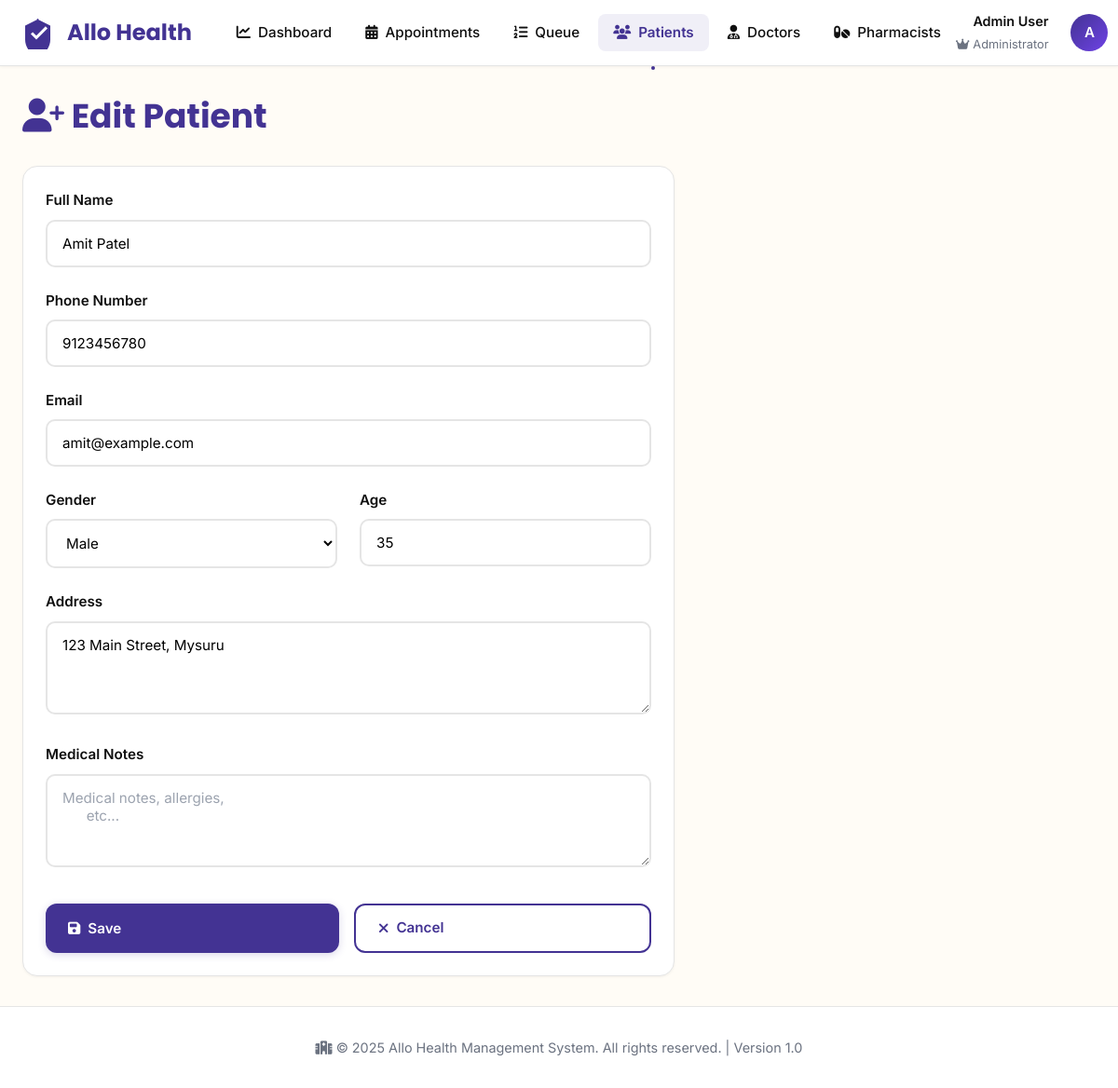
Page /patients/1/edit (signed in) on the committed database.
### app.py (models this page shows, shortened)
class User(UserMixin, db.Model):
    __tablename__ = 'users'
    id = db.Column(db.Integer, primary_key=True)
    emp_no = db.Column(db.String(80), unique=True, nullable=False, index=True)
    email = db.Column(db.String(120), unique=True, nullable=False, index=True)
    password_hash = db.Column(db.String(255), nullable=False)
    full_name = db.Column(db.String(120))
    role = db.Column(db.String(20), nullable=False, default='receptionist')  # admin, receptionist, doctor, pharmacist
    is_active = db.Column(db.Boolean, default=True)
    created_at = db.Column(db.DateTime, default=datetime.utcnow)
    doctor_profile = db.relationship('Doctor', backref='user', uselist=False, cascade='all, delete-orphan')
    appointments_created = db.relationship('Appointment', backref='creator', foreign_keys='Appointment.created_by')

class Patient(db.Model):
    __tablename__ = 'patients'
    id = db.Column(db.Integer, primary_key=True)
    name = db.Column(db.String(120), nullable=False)
    phone = db.Column(db.String(20), nullable=False, index=True)
    email = db.Column(db.String(120))
    gender = db.Column(db.String(20))
    age = db.Column(db.Integer)
    address = db.Column(db.Text)
    notes = db.Column(db.Text)
    created_at = db.Column(db.DateTime, default=datetime.utcnow)
    appointments = db.relationship('Appointment', backref='patient', lazy='dynamic')
    queue_entries = db.relationship('QueueEntry', backref='patient', lazy='dynamic')
    prescriptions = db.relationship('Prescription', backref='patient', lazy='dynamic')

### app.py (the view, shortened to what this page needs)
@app.route('/patients/<int:id>/edit', methods=['GET', 'POST'])
@login_required
@receptionist_required
def patient_edit(id):
    patient = Patient.query.get_or_404(id)
    form = PatientForm(obj=patient)
    return render_template('patient_form.html', form=form, patient=patient, title='Edit Patient')

### app.py
class PatientForm(FlaskForm):
    name = StringField('Full Name', validators=[DataRequired(), Length(max=120)])
    phone = StringField('Phone Number', validators=[DataRequired(), Length(max=20)])
    email = StringField('Email', validators=[Optional(), Email()])
    gender = SelectField('Gender', choices=[('', 'Select'), ('Male', 'Male'), ('Female', 'Female'), ('Other', 'Other')], validators=[Optional()])
    age = IntegerField('Age', validators=[Optional()])
    address = TextAreaField('Address', validators=[Optional()])
    notes = TextAreaField('Medical Notes', validators=[Optional()])

### app.py (called while the page is built)
@login_manager.user_loader
def load_user(user_id):
    return User.query.get(int(user_id))

def receptionist_required(f):
    @wraps(f)
    def decorated_function(*args, **kwargs):
        if not current_user.is_authenticated or current_user.role not in ['admin', 'receptionist']:
            flash('You do not have permission to access this page.', 'danger')
            return redirect(url_for('dashboard'))
        return f(*args, **kwargs)
    return decorated_function

### templates/patient_form.html (shortened to what this page needs)
{% extends "base.html" %}  {% block extra_css %}
<link
  rel="stylesheet"
  href="https://cdnjs.cloudflare.com/ajax/libs/font-awesome/6.4.0/css/all.min.css"
/>
{% endblock %} {% block content %}
<div class="page-header">
  <h1 class="page-title"><i class="fas fa-user-plus"></i> {{ title }}</h1>
</div>
<div class="card" style="max-width: 700px">
  <form method="POST">
    <div class="form-group">
      {{ form.name.label(class="form-label") }} {{
      form.name(class="form-control", placeholder="Enter full name") }}
    </div>
    <div class="form-group">
      {{ form.phone.label(class="form-label") }} {{
      form.phone(class="form-control", placeholder="10-digit mobile number") }}
    </div>
    <div class="form-group">
      {{ form.email.label(class="form-label") }} {{
      form.email(class="form-control", placeholder="Optional email address",
      type="email") }}
    </div>
    <div class="grid grid-cols-2">
      <div class="form-group">
        {{ form.gender.label(class="form-label") }} {{
        form.gender(class="form-control") }}
      </div>
      <div class="form-group">
        {{ form.age.label(class="form-label") }} {{
        form.age(class="form-control", placeholder="Age in years",
        type="number") }}
      </div>
    </div>
    <div class="form-group">
      {{ form.address.label(class="form-label") }} {{
      form.address(class="form-control", placeholder="Full address") }}
    </div>
    <div class="form-group">
      {{ form.notes.label(class="form-label") }} {{
      form.notes(class="form-control", placeholder="Medical notes, allergies,
      etc...") }}
    </div>
    <div style="display: flex; gap: 1rem; margin-top: 2rem">
      <button type="submit" class="btn btn-primary" style="flex: 1">
        <i class="fas fa-save"></i> Save
      </button>
      <a
        href="{{ url_for('patients') }}"
        class="btn btn-secondary"
        style="flex: 1; text-align: center"
      >
        <i class="fas fa-times"></i> Cancel
      </a>
    </div>
  </form>
</div>
{% endblock %}

### templates/base.html (shortened to what this page needs)
<!DOCTYPE html>
<html lang="en">
  <head>
    <link
      rel="stylesheet"
      href="https://cdnjs.cloudflare.com/ajax/libs/font-awesome/6.4.0/css/all.min.css"
    />
    {% block extra_css %}{% endblock %}
  </head>
  <body>
    <nav class="navbar">
      <div class="navbar-container">
        {% if current_user.is_authenticated and current_user.role == 'doctor' %}
        <a href="{{ url_for('doctor_dashboard') }}" class="navbar-brand">
          <svg viewBox="0 0 24 24" fill="currentColor">
            <path
              d="M12 2L2 7v10c0 5.55 3.84 10.74 9 12 5.16-1.26 9-6.45 9-12V7l-10-5z"
            />
            <path
              d="M10 17l-4-4 1.41-1.41L10 14.17l6.59-6.59L18 9l-8 8z"
              fill="white"
            />
          </svg>
          <span>Allo Health</span>
        </a>
        {% else %}
        <a href="{{ url_for('dashboard') }}" class="navbar-brand">
          <svg viewBox="0 0 24 24" fill="currentColor">
            <path
              d="M12 2L2 7v10c0 5.55 3.84 10.74 9 12 5.16-1.26 9-6.45 9-12V7l-10-5z"
            />
            <path
              d="M10 17l-4-4 1.41-1.41L10 14.17l6.59-6.59L18 9l-8 8z"
              fill="white"
            />
          </svg>
          <span>Allo Health</span>
        </a>
        {% endif %}
        <ul class="navbar-menu" id="navbarMenu">
          {% if current_user.is_authenticated and current_user.role == 'admin'
          %}
          <li>
            <a
              href="{{ url_for('dashboard') }}"
              class="navbar-link {% if request.endpoint == 'dashboard' %}active{% endif %}"
              title="Dashboard"
            >
              <i class="fas fa-chart-line"></i>
              <span>Dashboard</span>
            </a>
          </li>
          <li>
            <a
              href="{{ url_for('appointments') }}"
              class="navbar-link {% if request.endpoint and 'appointment' in request.endpoint %}active{% endif %}"
              title="Appointments"
            >
              <i class="fas fa-calendar-alt"></i>
              <span>Appointments</span>
            </a>
          </li>
          <li>
            <a
              href="{{ url_for('queue') }}"
              class="navbar-link {% if request.endpoint and 'queue' in request.endpoint %}active{% endif %}"
              title="Queue"
            >
              <i class="fas fa-list-ol"></i>
              <span>Queue</span>
            </a>
          </li>
          <li>
            <a
              href="{{ url_for('patients') }}"
              class="navbar-link {% if request.endpoint and 'patient' in request.endpoint %}active{% endif %}"
              title="Patients"
            >
              <i class="fas fa-users"></i>
              <span>Patients</span>
            </a>
          </li>
          <li>
            <a
              href="{{ url_for('doctors') }}"
              class="navbar-link {% if request.endpoint and 'doctor' in request.endpoint %}active{% endif %}"
              title="Doctors"
            >
              <i class="fas fa-user-md"></i>
              <span>Doctors</span>
            </a>
          </li>
          <li>
            <a
              href="{{ url_for('pharmacists') }}"
              class="navbar-link {% if request.endpoint and 'pharmacist' in request.endpoint %}active{% endif %}"
              title="Pharmacists"
            >
              <i class="fas fa-pills"></i>
              <span>Pharmacists</span>
            </a>
          </li>
          {% endif %}
        </ul>
        <div class="navbar-user">
          {% if current_user.is_authenticated %}
          <div class="user-info">
            <div class="user-name">
              {{ current_user.full_name or current_user.emp_no }}
            </div>
            <div class="user-role">
              {% if current_user.role == 'admin' %}
              <i class="fas fa-crown"></i>
              <span>Administrator</span>
              {% elif current_user.role == 'receptionist' %}
              <i class="fas fa-headset"></i>
              <span>Receptionist</span>
              {% elif current_user.role == 'doctor' %}
              <i class="fas fa-stethoscope"></i>
              <span>Doctor</span>
              {% elif current_user.role == 'pharmacist' %}
              <i class="fas fa-pills"></i>
              <span>Pharmacist</span>
              {% else %}
              <i class="fas fa-user"></i>
              <span>Staff</span>
              {% endif %}
            </div>
          </div>
          <div class="user-dropdown" id="userDropdown">
            <div class="user-avatar" onclick="toggleDropdown(event)">
              {{ current_user.emp_no[0].upper() if current_user.emp_no else 'U'
              }}
            </div>
          </div>
          {% endif %}
        </div>
      </div>
    </nav>
    <main class="main-content">{% block content %}{% endblock %}</main>
    <footer>
      <div class="footer-content">
        <p>
          <i class="fas fa-hospital"></i> &copy; 2025 Allo Health Management
          System. All rights reserved. | Version 1.0
        </p>
      </div>
    </footer>
  </body>
</html>

### templates/base.html (style rules this page uses)
:root { --primary-purple: #433393; --primary-light: #6e42e5; --primary-dark: #2d2366; --accent-yellow: #ffc107; --accent-teal: #14b8a6; --bg-cream: #fffcf6; --bg-soft: #fdf9f3; --text-dark: #0f0f0f; --text-gray: #6b7280; --border-gray: #e5e5e5; --success: #10b981; --warning: #f59e0b; --error: #ef4444; --info: #3b82f6; }
* { margin: 0; padding: 0; box-sizing: border-box; }
body { font-family: "Inter", -apple-system, BlinkMacSystemFont, "Segoe UI", sans-serif; background-color: var(--bg-cream); color: var(--text-dark); line-height: 1.6; min-height: 100vh; display: flex; flex-direction: column; }
h1, h2, h3, h4, h5, h6 { font-family: "Poppins", sans-serif; font-weight: 600; line-height: 1.2; }
.navbar { background: white; border-bottom: 1px solid var(--border-gray); position: sticky; top: 0; z-index: 1000; box-shadow: 0 1px 3px rgba(0, 0, 0, 0.05); }
.navbar-container { max-width: 1400px; margin: 0 auto; padding: 0 1.5rem; display: flex; align-items: center; justify-content: space-between; height: 70px; }
.navbar-brand { display: flex; align-items: center; gap: 0.75rem; font-size: 1.5rem; font-weight: 700; color: var(--primary-purple); text-decoration: none; font-family: "Poppins", sans-serif; white-space: nowrap; }
.navbar-brand svg { width: 36px; height: 36px; }
.navbar-menu { display: flex; align-items: center; gap: 0.25rem; list-style: none; flex: 1; margin-left: 2rem; }
.navbar-link { color: var(--text-dark); text-decoration: none; font-weight: 500; font-size: 0.95rem; padding: 0.5rem 1rem; border-radius: 8px; transition: all 0.2s; position: relative; display: flex; align-items: center; gap: 0.5rem; white-space: nowrap; }
.navbar-link.active { color: var(--primary-purple); font-weight: 600; background: rgba(67, 51, 147, 0.08); }
.navbar-link.active::after { content: ""; position: absolute; bottom: -20px; left: 50%; transform: translateX(-50%); width: 4px; height: 4px; background: var(--primary-purple); border-radius: 50%; }
.navbar-user { display: flex; align-items: center; gap: 1.5rem; margin-left: auto; }
.user-info { text-align: right; display: flex; flex-direction: column; gap: 0.25rem; }
.user-name { font-weight: 600; font-size: 0.9rem; color: var(--text-dark); }
.user-role { font-size: 0.8rem; color: var(--text-gray); display: flex; align-items: center; gap: 0.25rem; }
.user-avatar { width: 40px; height: 40px; border-radius: 50%; background: linear-gradient( 135deg, var(--primary-purple), var(--primary-light) ); color: white; display: flex; align-items: center; justify-content: center; font-weight: 600; font-size: 0.95rem; cursor: pointer; transition: all 0.2s; }
.user-dropdown { position: relative; }
.main-content { flex: 1; max-width: 1400px; margin: 0 auto; padding: 2rem 1.5rem; width: 100%; }
.page-header { margin-bottom: 2rem; }
.page-title { font-size: 2.25rem; font-weight: 700; color: var(--primary-purple); margin-bottom: 0.5rem; }
.btn { display: inline-flex; align-items: center; gap: 0.5rem; padding: 0.75rem 1.5rem; border: none; border-radius: 12px; font-weight: 600; font-size: 0.95rem; cursor: pointer; transition: all 0.2s; text-decoration: none; font-family: "Inter", sans-serif; }
.btn-primary { background: var(--primary-purple); color: white; box-shadow: 0 2px 8px rgba(67, 51, 147, 0.2); }
.btn-secondary { background: white; color: var(--primary-purple); border: 2px solid var(--primary-purple); }
.card { background: white; border-radius: 16px; padding: 1.5rem; box-shadow: 0 1px 3px rgba(0, 0, 0, 0.05); border: 1px solid var(--border-gray); transition: all 0.2s; }
.form-group { margin-bottom: 1.5rem; }
.form-label { display: block; font-weight: 600; margin-bottom: 0.5rem; color: var(--text-dark); font-size: 0.95rem; }
.form-control { width: 100%; padding: 0.875rem 1rem; border: 2px solid var(--border-gray); border-radius: 10px; font-size: 0.95rem; font-family: "Inter", sans-serif; transition: all 0.2s; background: white; }
.form-control::placeholder { color: #9ca3af; }
select.form-control { cursor: pointer; }
textarea.form-control { resize: vertical; min-height: 100px; }
.grid { display: grid; gap: 1.5rem; }
.grid-cols-2 { grid-template-columns: repeat(2, 1fr); }
footer { background: white; border-top: 1px solid var(--border-gray); padding: 2rem 1.5rem; margin-top: auto; }
.footer-content { max-width: 1400px; margin: 0 auto; text-align: center; color: var(--text-gray); font-size: 0.9rem; }

### rows in the picture
User: full_name "Admin User", emp_no "A"
Patient: name "Amit Patel", phone "9123456780", email "amit@example.com", gender "Male", age "35", address "123 Main Street, Mysuru"

### other values in the picture
{{ title }} "Edit Patient"
